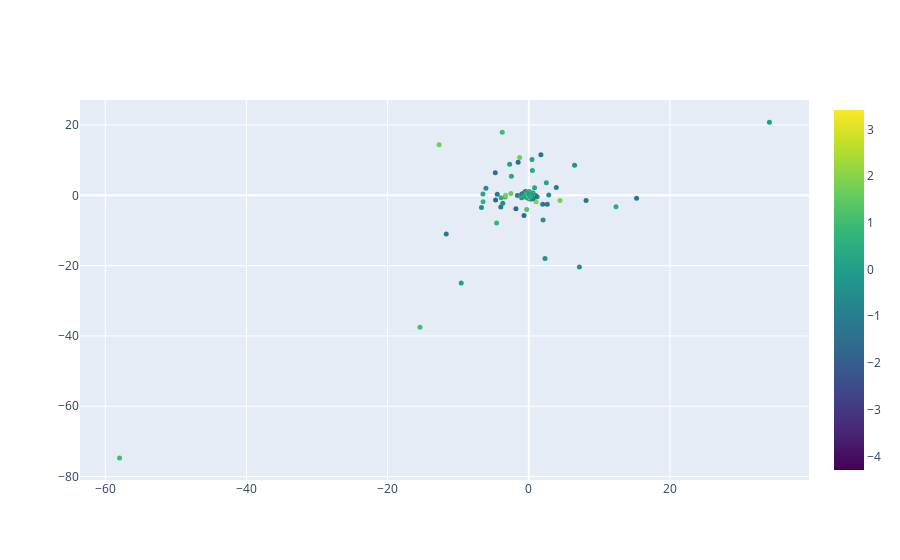

The code cell stored with this chart in its notebook:
### Markdown cell above
**Plotting the results**

Using plotly, I plotted the results so that it becomes easier to explore similar songs based on their colors and clusters.

### Code cell
from plotly.offline import download_plotlyjs, init_notebook_mode, plot, iplot

init_notebook_mode(connected=True)

import plotly.graph_objs as go

trace1 = go.Scatter(
    y = two_dimensional_songs['Y'],
    x = two_dimensional_songs['X'],
    text = two_dimensional_songs['artista'],
    mode='markers',
    marker=dict(
        size= 5,#'7',
        color = np.random.randn(5717), #set color equal to a variable
        colorscale='Viridis',
        showscale=True
    )
)
data = [trace1]

iplot(data)

### Figure 1 — Plotly figure (JSON) as saved in the notebook; plotly's stock layout.template omitted (floating-point values rounded to 4 significant figures; data arrays with more than 128 entries replaced by an {"elided": "..."} marker saying what was removed)
{"data": [{"marker": {"color": {"elided": "5717 float values"}, "colorscale": [[0, "#440154"], [0.1111, "#482878"], [0.2222, "#3e4989"], [0.3333, "#31688e"], [0.4444, "#26828e"], [0.5556, "#1f9e89"], [0.6667, "#35b779"], [0.7778, "#6ece58"], [0.8889, "#b5de2b"], [1, "#fde725"]], "showscale": true, "size": 5}, "mode": "markers", "text": {"elided": "932 str values"}, "type": "scatter", "x": {"elided": "932 float values"}, "y": {"elided": "932 float values"}}], "layout": {}}
